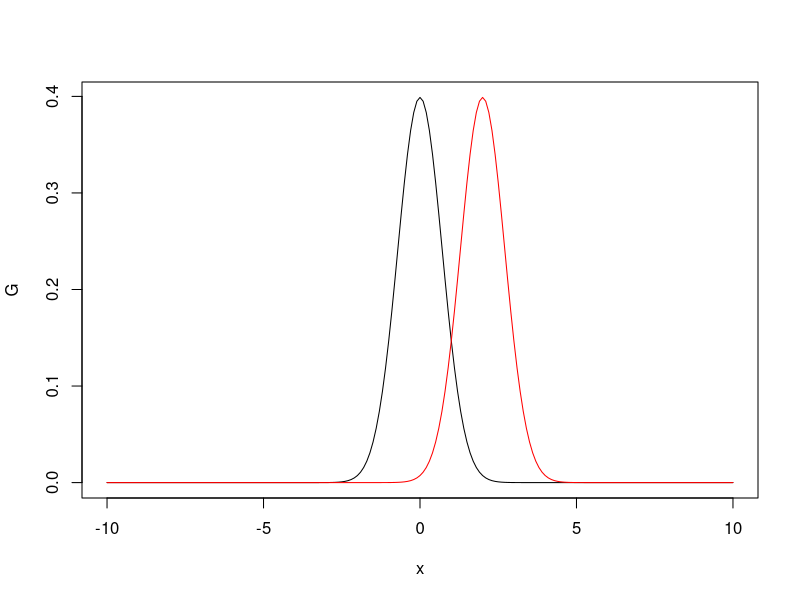
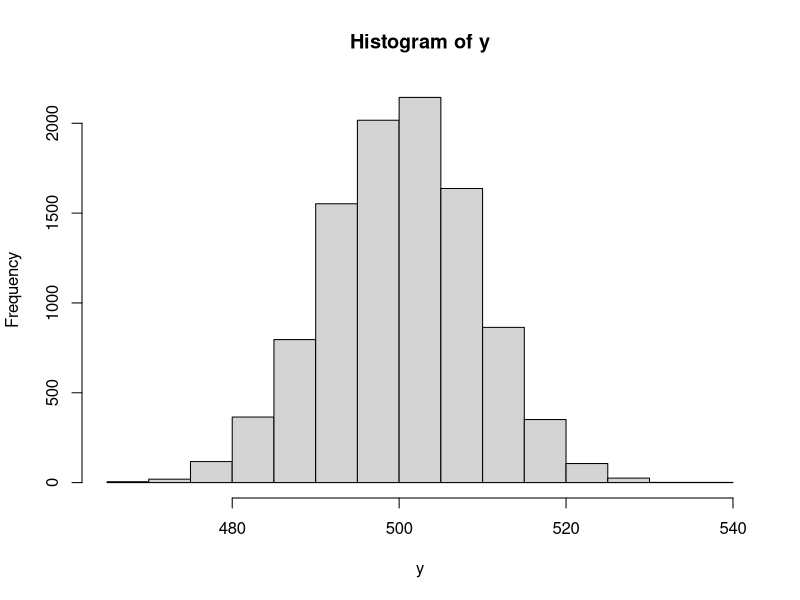

Write R code to recreate these figures, in order.
#Studiamo la funzione di Gauss 

#rimuove la memoria di tutte le variabili presenti in memoria per partire "puliti"
rm(list = ls())


m=0
sigma=1
x <- (seq(-10,10,0.1))
K <- 1/sqrt(2*pi*sigma^2)
G <- K*exp(-(x-m)^2/sigma^2)

plot(x, G, type="l")


m=2
sigma=1 #sigma misura l'ampiezza della curva
x <- (seq(-10,10,0.1))
K <- 1/sqrt(2*pi*sigma^2)
G <- K*exp(-(x-m)^2/sigma^2)

points(x, G, type="l", col="red")


# TEOREMA DEL LIMITE CENTRALE - ENUNCIATO SEMPLICE
# Se y è una variabile che si ottiene come somma di molte variabili x1, x2, ....xn
# e queste variabili xi sono estratte a caso, allora y obbedisce alla formula di gauss

# verifichamo il teorema del limite centrale
# voglio misurare y ...k volte (k=1000)
k <- 10000
# y è la somma di h volte di x, x preso a caso
h <- 1000
y <- rep(0,k)

for (i in seq(1,k)) {
  x <- runif(h)  #estraggo 100 numeri a caso, tra zero e uno
  y[i] <- sum(x)
}

#abbiamo creato mille numeri ottenuti ciascuno come somma di 100 numeri a caso

hist(y)


